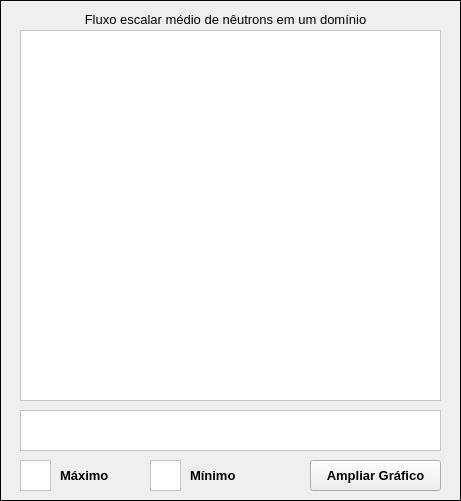
   <widget class="QGroupBox" name="groupBox_6">
    <property name="geometry">
     <rect>
      <x>10</x>
      <y>140</y>
      <width>461</width>
      <height>501</height>
     </rect>
    </property>
    <property name="styleSheet">
     <string notr="true">QGroupBox {
    border: 1px solid black;  /* Borda de 1px */
}

</string>
    </property>
    <property name="title">
     <string/>
    </property>
    <widget class="QLabel" name="label_15">
     <property name="geometry">
      <rect>
       <x>80</x>
       <y>10</y>
       <width>291</width>
       <height>20</height>
      </rect>
     </property>
     <property name="text">
      <string>&lt;html&gt;&lt;head/&gt;&lt;body&gt;&lt;p align=&quot;center&quot;&gt;&lt;span style=&quot; font-size:10pt;&quot;&gt;Fluxo escalar médio de nêutrons em um domínio&lt;/span&gt;&lt;/p&gt;&lt;/body&gt;&lt;/html&gt;</string>
     </property>
    </widget>
    <widget class="QGraphicsView" name="grafico">
     <property name="geometry">
      <rect>
       <x>20</x>
       <y>30</y>
       <width>421</width>
       <height>371</height>
      </rect>
     </property>
     <property name="styleSheet">
      <string notr="true">background-color: rgb(255, 255, 255);</string>
     </property>
    </widget>
    <widget class="QGraphicsView" name="grafico_intensidade">
     <property name="geometry">
      <rect>
       <x>20</x>
       <y>410</y>
       <width>421</width>
       <height>41</height>
      </rect>
     </property>
     <property name="styleSheet">
      <string notr="true">background-color: rgb(255, 255, 255);</string>
     </property>
    </widget>
    <widget class="QGraphicsView" name="cor_maximo">
     <property name="geometry">
      <rect>
       <x>20</x>
       <y>460</y>
       <width>31</width>
       <height>31</height>
      </rect>
     </property>
     <property name="styleSheet">
      <string notr="true">background-color: rgb(255, 255, 255);</string>
     </property>
    </widget>
    <widget class="QLabel" name="label_20">
     <property name="geometry">
      <rect>
       <x>60</x>
       <y>460</y>
       <width>61</width>
       <height>31</height>
      </rect>
     </property>
     <property name="font">
      <font>
       <family>Segoe UI</family>
      </font>
     </property>
     <property name="text">
      <string>&lt;html&gt;&lt;head/&gt;&lt;body&gt;&lt;p&gt;&lt;span style=&quot; font-size:10pt; font-weight:600;&quot;&gt;Máximo&lt;/span&gt;&lt;/p&gt;&lt;/body&gt;&lt;/html&gt;</string>
     </property>
    </widget>
    <widget class="QGraphicsView" name="cor_minimo">
     <property name="geometry">
      <rect>
       <x>150</x>
       <y>460</y>
       <width>31</width>
       <height>31</height>
      </rect>
     </property>
     <property name="styleSheet">
      <string notr="true">background-color: rgb(255, 255, 255);</string>
     </property>
    </widget>
    <widget class="QLabel" name="label_21">
     <property name="geometry">
      <rect>
       <x>190</x>
       <y>460</y>
       <width>61</width>
       <height>31</height>
      </rect>
     </property>
     <property name="font">
      <font>
       <family>Segoe UI</family>
      </font>
     </property>
     <property name="text">
      <string>&lt;html&gt;&lt;head/&gt;&lt;body&gt;&lt;p&gt;&lt;span style=&quot; font-size:10pt; font-weight:600;&quot;&gt;Mínimo&lt;/span&gt;&lt;/p&gt;&lt;/body&gt;&lt;/html&gt;</string>
     </property>
    </widget>
    <widget class="QGraphicsView" name="graphicsView_4">
     <property name="geometry">
      <rect>
       <x>500</x>
       <y>440</y>
       <width>421</width>
       <height>41</height>
      </rect>
     </property>
     <property name="styleSheet">
      <string notr="true">background-color: rgb(255, 255, 255);</string>
     </property>
    </widget>
    <widget class="QPushButton" name="ampliar_grafico">
     <property name="geometry">
      <rect>
       <x>310</x>
       <y>460</y>
       <width>131</width>
       <height>31</height>
      </rect>
     </property>
     <property name="font">
      <font>
       <family>Arial</family>
       <pointsize>10</pointsize>
       <italic>false</italic>
       <bold>true</bold>
      </font>
     </property>
     <property name="text">
      <string>Ampliar Gráfico</string>
     </property>
    </widget>
   </widget>
